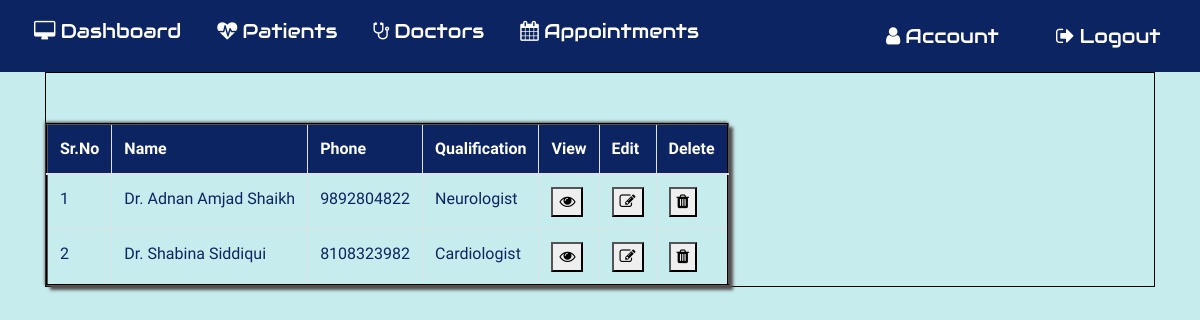
The app's page /alldoctor (signed in), older data.
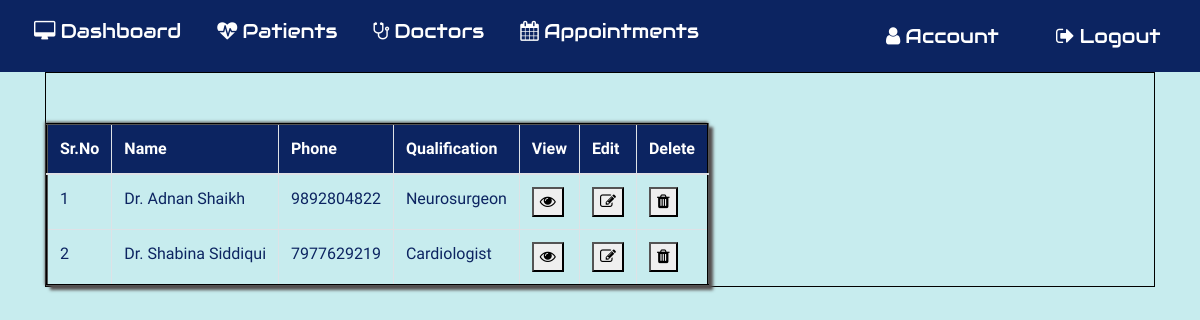
The same page, newer data.
### application/routes.py (models this page shows, shortened)
class Doctor(db.Model):
  __tablename__ = 'Doctor'
  id = db.Column(db.Integer, primary_key=True)
  dname = db.Column(db.String(20))
  dphone = db.Column(db.String(20))
  dqual = db.Column(db.String(100))
  profileimage = db.Column(db.String(20), nullable=False, default='default.jpg')

### application/routes.py (the view)
@app.route('/alldoctor',methods=['POST','GET'])
def alldoctor():
  if 'username' in session:
    if request.method=='GET':
      alldoctor=Doctor.query.all()
      return render_template('alldoctor.html',alldoctor=alldoctor)

### application/templates/alldoctor.html (shortened to what this page needs)
{% extends 'layout.html' %}{% include "includes/nav.html" %}{% block content%}
<div class="container">
  <div class="table table-bordered table-hover">
    {% if alldoctor %}
    <table border="2" cellpadding="5px">
      <thead class="thead">
        <tr>
          <th scope="col">Sr.No</th>
          <th scope="col">Name</th>
          <th scope="col">Phone</th>
          <th scope="col">Qualification</th>
          <th scope="col">View</th>
          <th scope="col">Edit</th>
          <th scope="col">Delete</th>
        </tr>
      </thead>
      {% for i in alldoctor %}
      <tr scope="row">
        <td></td>
        <td>{{ i.dname }}</td>
        <td>{{ i.dphone }}</td>
        <td>{{ i.dqual }}</td>
        <td>
          <button type="button" class="dbutton" onclick="window.location=''">
            <i class="fa fa-eye" aria-hidden="true"></i>
          </button>
        </td>
        <td>
          <button
            type="button"
            class="ubutton"
            onclick="window.location='editdoctor/{{ i.id }}'"
          >
            <i class="fa fa-pencil-square-o" aria-hidden="true"></i>
          </button>
        </td>
        <td>
          <button
            type="button"
            class="dbutton"
            onclick="window.location='deletedoctor/{{ i.id }}'"
          >
            <i class="fa fa-trash" aria-hidden="true"></i>
          </button>
        </td>
      </tr>
      {% endfor %}
    </table>
  </div>
</div>
{% endif %} {% endblock content %}

Row changes from the older to the newer data that the page shows:
changed Doctor: dname "Dr. Adnan Amjad Shaikh" → "Dr. Adnan Shaikh"; dqual "Neurologist" → "Neurosurgeon"
changed Doctor "Dr. Shabina Siddiqui": dphone "8108323982" → "7977629219"
